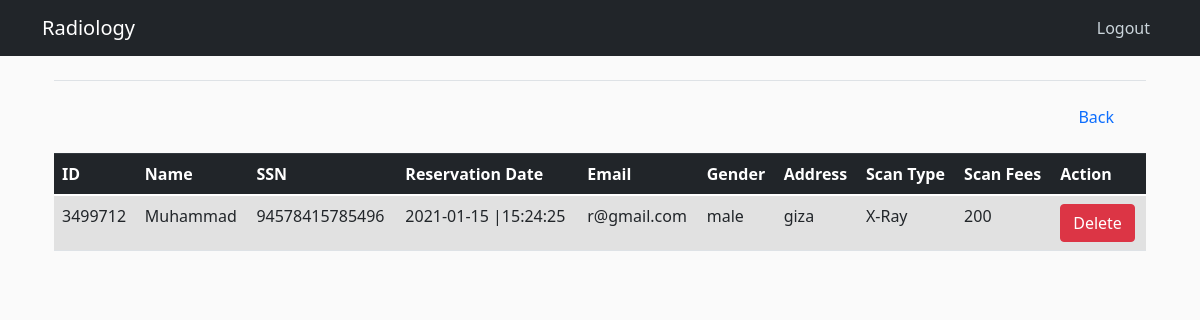
The app's page /patient/3499712/ (signed in) with its own data.
### RIS/models.py (models this page shows, shortened)
class Scan(db.Model):
    id = db.Column(db.Integer, primary_key=True)
    scan_type = db.Column(db.String(100), nullable=False)
    scan_date = db.Column(db.DateTime, nullable=False, default=datetime.utcnow())
    fees = db.Column(db.Integer, nullable=False)
    image_file = db.Column(db.String(20), nullable=True, default='default.jpg')
    report_title = db.Column(db.Text, nullable=True)
    report_content = db.Column(db.Text, nullable=True)
    report_summary = db.Column(db.Text, nullable=True)
    patient_id = db.Column(db.Integer, db.ForeignKey('patient.id'), nullable=False)
    receptionist_id = db.Column(db.Integer, db.ForeignKey('receptionist.id'), nullable=False)
    technician_id = db.Column(db.Integer, db.ForeignKey('technician.id'), nullable=False)
    doctor_id = db.Column(db.Integer, db.ForeignKey('doctor.id'), nullable=False)

class Patient(db.Model):
    id = db.Column(db.Integer, primary_key=True)
    name = db.Column(db.String(50), unique=False, nullable=False)
    ssn = db.Column(db.String(14), unique=True, nullable=False)
    date_created = db.Column(db.DateTime, nullable=False, default = datetime.utcnow())
    email = db.Column(db.String(120), unique=True, nullable=False)
    gender = db.Column(db.String(6), nullable=False)
    address = db.Column(db.String(200))
    dob = db.Column(db.DateTime, nullable=False)
    age = db.Column(db.Integer, nullable=False)
    scans = db.relationship('Scan', backref='patient', lazy=True)

### RIS/routes.py (the view)
@app.route("/patient/<int:id>/")
@login_required
def visit_patient(id):
    patient = Patient.query.filter_by(id=id).first()
    patient_data = Scan.query.filter_by(patient=patient).all()
    print(patient_data)
    return render_template("patient_recep.html", p_data = patient_data)

### RIS/models.py (called while the page is built)
@login_manager.user_loader
def load_user(user_id):
    return User.query.get(int(user_id))

### RIS/templates/patient_recep.html (shortened to what this page needs)
{% extends "layout.html" %}
{% block homepage %}
    <a class="navbar-brand mr-4" href="{{ url_for('recep') }}">Radiology</a>
{% endblock homepage %}
{% block navbar %}
    <a class="nav-item nav-link" href="{{ url_for('logout') }}">Logout</a>
{% endblock navbar %}
{% block content %}
<div class="container">
    <div class="row">
        <div class="col md-12">
                <table class="table table-hover table-striped mydatatable">
                    <thead class="thead-dark">
                        <tr>
                            <th>ID</th>
                            <th>Name</th>
                            <th>SSN</th>
                            <th>Reservation Date</th>
                            <th>Email</th>
                            <th>Gender</th>
                            <th>Address</th>
                            <th>Scan Type</th>
                            <th>Scan Fees</th>
                            <th>Action</th>
                        </tr>
                    </thead>
                    <tbody>
                        {% for row in p_data %}
                        <tr>
                            <td>{{row.patient.id}}</td>
                            <td>{{row.patient.name}}</td>
                            <td>{{row.patient.ssn}}</td>
                            <td>{{row.scan_date.strftime('%Y-%m-%d |%H:%M:%S') }}</td>
                            <td>{{row.patient.email}}</td>
                            <td>{{row.patient.gender}}</td>
                            <td>{{row.patient.address}}</td>
                            <td>{{row.scan_type}}</td>
                            <td>{{row.fees}}</td>
                            <td>
                                <a href="/delete/{{row.id}}" class="btn btn-danger btn-xs"
                                    onclick="return confirm('Are You Sure To Delete ?')">Delete</a>
                            </td>
                        </tr>
                        {% endfor %}
            </div>
            <div class="modal-footer">
                <a class="nav-item nav-link" href="{{ url_for('recep')}}">Back</a>
            </div>
        </div>
    </div>
{% endblock %}

### RIS/static/main.css (style rules this page uses)
body { background: #fafafa; color: #333333; margin-top: 5rem; }
.site-header .navbar-nav .nav-link { color: #cbd5db; }

### records on screen
Scan: patient.id "3499712", patient.name "Muhammad", patient.ssn "94578415785496", scan_date "2021-01-15 |15:24:25", patient.email "r@gmail.com", patient.gender "male", patient.address "giza", scan_type "X-Ray", fees "200"
